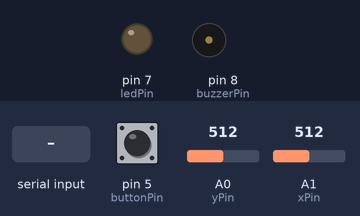
The sketch below on a simulated Arduino Uno, built with avr-gcc and run on an emulated ATmega328P. Parts: output pins drawn as LEDs (lit = HIGH), buzzer (waves = sounding). The test bench sets the inputs (shaded band); at power-on: pin 5 (buttonPin) HIGH, A0 (yPin) = 512, A1 (xPin) = 512. Pins used as bus, display or sensor lines are not drawn; what the sketch prints to the serial monitor is not drawn.

Above: at 1.3 s.
1.4 s: pin 5 (buttonPin) pulled LOW for 0.15 s
4.0 s: "MINE_SOUND\n" received over Serial
At 4.5 s:
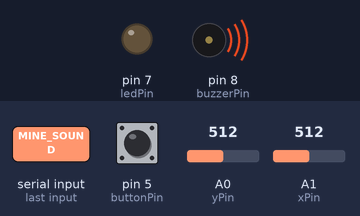
6.5 s: "TOGGLE_LED\n" received over Serial
At 7.3 s:
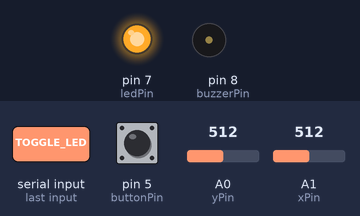
Timing chart, 0 to 9.5 s (numbered marks = the images above; inputs shaded):
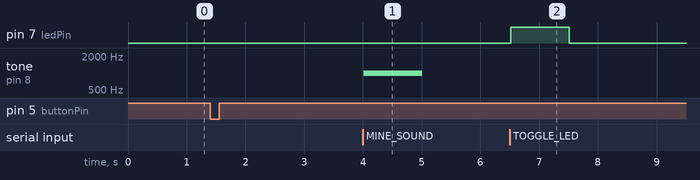

Measured:
- after the input at 4.0 s, tone on pin 8 (buzzerPin): silent → 1000 Hz at once, → silent 1.0 s later
- after the input at 6.5 s, pin 7 (ledPin): LOW → HIGH at once, → LOW 1.0 s later

The sketch:

Arduino.ino
```cpp
int xPin = A1;
int yPin = A0;
int buttonPin = 5;
int buzzerPin = 8;
int ledPin = 7; // Nuevo pin para el LED
int buttonVal;
double xVal;
double yVal;
int dt = 500;
int valorMapeadoX, valorMapeadoY;
String incomingCommand;

void setup() {
  pinMode(xPin, INPUT);
  pinMode(yPin, INPUT);
  pinMode(buttonPin, INPUT);
  digitalWrite(buttonPin, HIGH);
  pinMode(buzzerPin, OUTPUT);
  pinMode(ledPin, OUTPUT); // Configura el pin del LED como salida

  Serial.begin(9600);
}

void loop() {
  xVal = analogRead(xPin);
  yVal = analogRead(yPin);
  buttonVal = digitalRead(buttonPin);
  valorMapeadoX = map(xVal, 0, 1023, -90, 90);
  valorMapeadoY = map(yVal, 0, 1023, -90, 90);
  Serial.print("Valor X = ");
  Serial.print(valorMapeadoX);
  Serial.print("\n");
  Serial.print("Valor Y = ");
  Serial.print(valorMapeadoY);
  Serial.print("\n");
  Serial.print("Valor del boton =");
  Serial.println(buttonVal);
  Serial.print("\n");
  delay(dt);

  if (Serial.available() > 0) {
    incomingCommand = Serial.readStringUntil('\n');
    incomingCommand.trim();

    if (incomingCommand == "MINE_SOUND") {
      playMineSound();
    } else if (incomingCommand == "BOMB_SOUND") {
      playBombSound();
    } else if (incomingCommand == "TOGGLE_LED") { // Nueva condición para el comando TOGGLE_LED
      digitalWrite(ledPin, HIGH);
      delay(1000);
      digitalWrite(ledPin, LOW);
    }
  }

  if (buttonVal == 0) {
    digitalWrite(buzzerPin, 1);
  } else {
    digitalWrite(buzzerPin, 0);
  }
}

void playMineSound() {
  int frequency = 1000;
  int duration = 1000;

  tone(buzzerPin, frequency, duration);
}

void playBombSound() {
  int frequency = 2000;
  int duration = 250;
  int repetitions = 4;

  for (int i = 0; i < repetitions; i++) {
    tone(buzzerPin, frequency, duration);
    delay(duration);
  }
}
```
